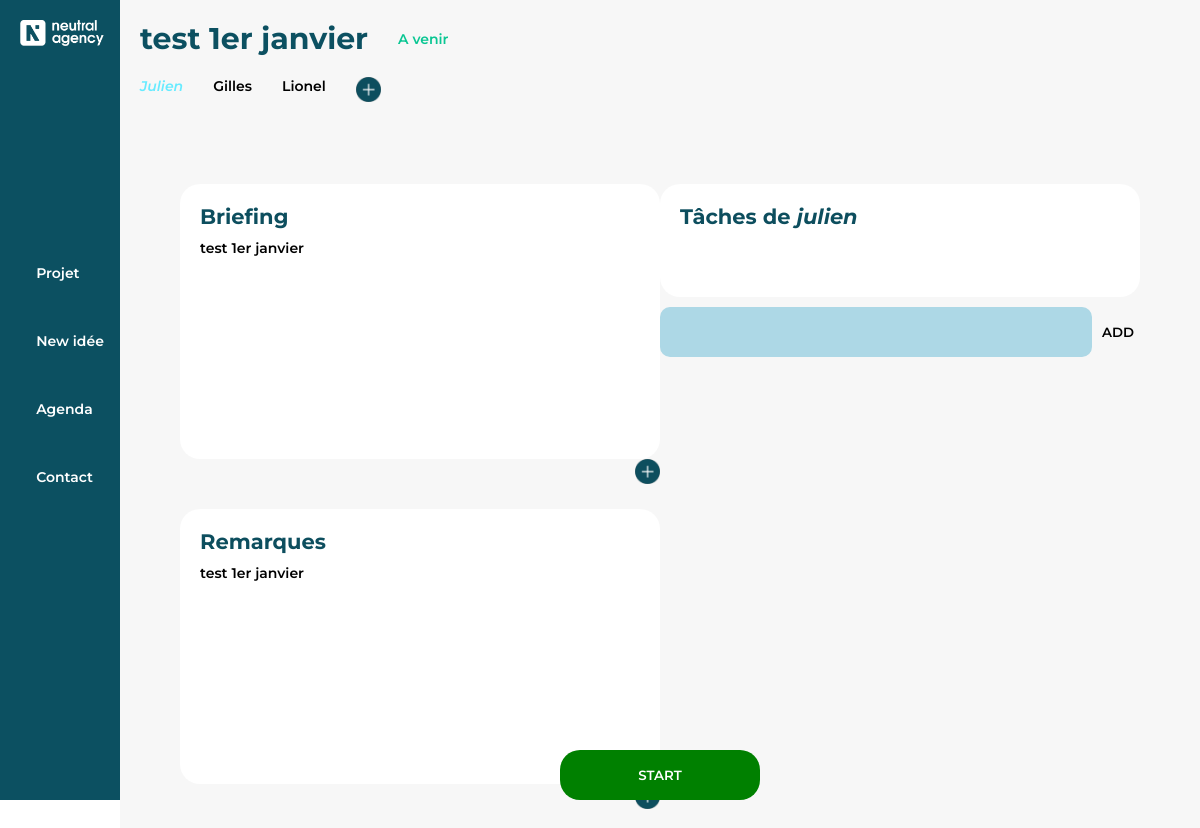
Page /php/details.php?id=72 on the earlier database version.
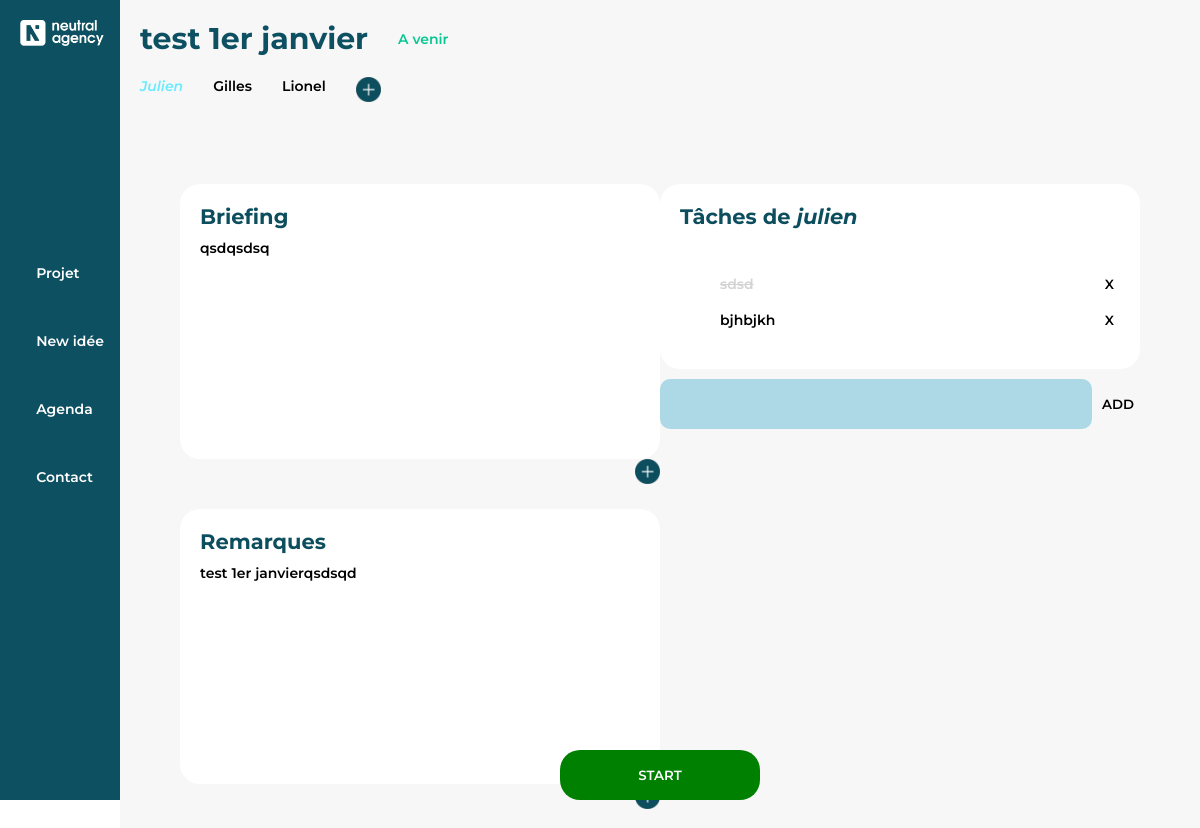
Same page on the later database version.
### tables this page shows
CREATE TABLE `projet` (
  `projet_id` int(11) NOT NULL,
  `titre` text NOT NULL,
  `description` text DEFAULT NULL,
  `remarque` text DEFAULT NULL,
  `julien` varchar(3) NOT NULL,
  `gilles` varchar(3) NOT NULL,
  `lionel` varchar(3) NOT NULL,
  `deadline` date DEFAULT NULL,
  `statut` varchar(20) NOT NULL,
  `client_id` int(11) DEFAULT NULL
);

CREATE TABLE `tache` (
  `tache_id` int(11) NOT NULL,
  `projet_id` int(11) NOT NULL,
  `utilisateur` varchar(20) NOT NULL,
  `description` text NOT NULL,
  `fait` varchar(255) NOT NULL DEFAULT 'non'
);

### php/details.php (the view, shortened to what this page needs)
<?php
require "details_components.php";
require "gettasks.php";
?>
<!DOCTYPE html>
<html lang="fr" dir="ltr">
  <head>
    <link rel="stylesheet" href="../css/style.css">
    <link rel="stylesheet" href="../css/details.css">
  </head>
  <body>
    <div class="wrapper">
      <div class="side_section bg_blue">
        <img src="../assets/Neutral_waiting.png" id="neutral_logo" alt="">
        <ul class="nav_ul list_style_none white">
          <li><a href="../projet.php">Projet</a></li>
          <li>New idée</li>
          <li>Agenda</li>
          <li>Contact</li>
        </ul>
      </div>
      <div class="project_section">
        <div class="header">
          <div class="top">
            <h1 class="blue" id="title"><?php echo $titre ?></h1>
            <p class="projectStatut"><?php echo getStatut(); ?></p>
          </div>
          <div class="bottom">
            <?php echo getUsers(); ?>
            <img src="../assets/addButton.png" id="addUserButton" alt="" />
          </div>
        </div>
        <div class="main">
          <div class="left">
            <div class="briefing">
              <h2>Briefing</h2>
              <p class="briefingOuRemarqueP briefingP"> <?php echo $description; ?></p>
              <img src="../assets/addButton.png" class="changeBriefingOuRemarqueButton modifyButton" onclick="allowBriefingAndRemarksChange()" alt="">
            </div>
            <div class="remarques">
              <h2>Remarques</h2>
              <p class="briefingOuRemarqueP remarqueP"><?php echo $remarque; ?></p>
            </div>
          </div>
          <div class="right">
            <div class="taches">
              <h2>Tâches de <em id="nameOfCurrentUserForTasks"> tous </em> </h2>
              <br>
              <ul id="listeTaches">
                <?php echo getTasks('all', $_GET['id']); ?>
              </ul>
            </div>
            <div class="addTaskDiv">
              <textarea class="textareaAddTask" name="name" ></textarea>
              <button type="button" name="button" class="addTaskButton">ADD</button>
            </div>
          </div>
          <div class="buttondiv">
            <button value="<?php echo $statut ?>" type="button" name="button" class="statut_button" onclick="<?php echo "changeStatut(".$_GET['id'].")" ?>">START</button>
          </div>
        </div>
      </div>
    </div>
  </body>
</html>

### php/details_components.php (shortened to what this page needs)
<?php
require "connection.php";
$id = $_SESSION['details_id'];
$sql = "SELECT * FROM projet WHERE projet_id = '".$id."'";
$data = $conn->query($sql);
$projectResult = $data->fetch_assoc();
$titre = $projectResult['titre'];
$description = $projectResult['description'];
$remarque = $projectResult['remarque'];
$julien = $projectResult['julien'];
$gilles = $projectResult['gilles'];
$lionel = $projectResult['lionel'];
$statut = $projectResult['statut'];
function getUsers(){
  global $julien, $gilles, $lionel, $id;
  $stringToReturn = "";
  if ($julien == 'oui') {
    $stringToReturn .= "<p id='julien' class='username'>Julien</p>";
  } else {
    $stringToReturn .= "<p id='julien' class='username hidden hiddenColor' onclick='addUser(`julien`,".$id.")'>Julien</p>";
  }
  if ($gilles == 'oui') {
    $stringToReturn .= "<p id='gilles' class='username'>Gilles</p>";
  } else {
    $stringToReturn .= "<p id='gilles' class='username hidden hiddenColor' onclick='addUser(`gilles`,".$id.")' >Gilles</p>";
  }
  if ($lionel == 'oui') {
    $stringToReturn .= "<p id='lionel' class='username'>Lionel</p>";
  } else {
    $stringToReturn .= "<p id='lionel' class='username hidden hiddenColor' onclick='addUser(`lionel`,".$id.")' >Lionel</p>";
  }
  return $stringToReturn;
}
?>

### php/gettasks.php (shortened to what this page needs)
<?php
function displayTask($task){
  echo '<br>';
  echo "<div class='taskDiv'>";
    if ($task['fait'] == 'oui'){
      echo "<p class='taskDone'>";
    } else {
      echo "<p>";
    }
      echo $task['description'];
    echo "</p>";
    echo "<button class='deleteTaskButton' value='".$task['tache_id']."'>X</button>";
  echo "</div>";
}
function getTasks($user, $projet_id) {
  require 'connection.php';
    if ($user == 'all') {
      $sql = "SELECT * FROM tache WHERE projet_id = ".$projet_id."  ";
      $result = $conn->query($sql);
    }
    else if ($user == 'julien' || $user =='gilles' || $user == 'lionel') {
    $sql = "SELECT * FROM tache WHERE utilisateur = '".$user."' AND projet_id = ". $projet_id ;
    $result = $conn->query($sql);
    }
    if ($result->num_rows > 0) {
        while($row = $result->fetch_assoc()) {
            displayTask($row);
        }
    }
}

### css/style.css (style rules this page uses)
* { margin: 0; }
body { width: 100vw; min-height: 100vh; font-family: 'Montserrat', sans-serif; font-weight: 600; font-size: 14px; }
.wrapper { width: 100%; height: 100%; display: flex; }
.bg_blue { background-color: #0c5061; }
.blue { color: #0c5061; }
.white { color : white; }
.side_section { position: sticky; top: 0; height: 100vh; width: 10%; display: flex; justify-content: center; align-items: center; }
#neutral_logo { position: absolute; top: 20px; left: 20px; width: 70%; }
.nav_ul { position: relative; right: 10px; }
.nav_ul li { margin-bottom: 50px; }
.list_style_none { list-style: none; }
.project_section { position: relative; width: 90%; display: flex; flex-direction: column; background-color: #F7F7F7; }
.project_section .header { position: relative; min-height: 10%; }
.project_section .header h1 { font-size: 30px; position: absolute; top: 20px; left: 20px; }
button { border: none; background-color: transparent; cursor:pointer; font-family: montserrat; font-weight: 600; }
.nav_ul a { color: white; text-decoration: none; }

### css/details.css (style rules this page uses)
.project_section .header { display: flex; flex-direction: column; padding: 20px; }
.project_section .header .top { display: flex; margin-bottom: 20px; }
.project_section .header .top h1 { position: relative; top: 0px; left: 0px; margin-right: 30px; }
.project_section .header .top p { display : flex; align-items: center; color : #0AC693; }
.project_section .header .bottom { display: flex; }
.project_section .header .bottom p { margin-right: 30px; }
.project_section .header .bottom img { width: 25px; cursor: pointer; }
.main { box-sizing: border-box; width: 100%; padding: 60px; display: flex; justify-content: space-between; }
.main .left { width: 40vw; }
.main .right { width: 40vw; }
.main .left .briefing { margin-bottom: 50px; }
.main .left .briefing, .main .left .remarques, .main .right .taches { position: relative; box-sizing: border-box; width: 100%; border-radius: 20px; max-height: 400px; background-color: white; word-wrap: break-word; padding-right: 20px; display: flex; flex-direction: column; padding: 20px 20px; }
.main .right .taches { overflow: scroll; overflow-x: hidden; }
.main .left h2, .main .right h2 { position: relative; color: #0D4E5E; margin-bottom: 10px; }
.main .left p, .main .left textarea { position: relative; color: black; font-family: 'Montserrat', sans-serif; font-weight: 600; overflow:scroll; height: 200px; text-align: justify; }
.buttondiv { position: absolute; left: 50%; bottom: 40px; }
.buttondiv button { width: 200px; background-color: green; min-height: 50px; border-radius: 20px; color: white; position: relative; left: -50%; }
.changeBriefingOuRemarqueButton { position: absolute; bottom: -25px; right: 0px; width: 25px; cursor: pointer; }
.username { cursor: pointer; }
.selectedForTasks { color: #68ebff; font-style: italic; }
.addTaskDiv { width: 100%; display: flex; justify-content: space-between; position: relative; top: 10px; }
.textareaAddTask { width: 90%; height: 50px; resize: none; border:none; background-color: lightblue; border-radius: 10px; }
#listeTaches { padding-bottom: 20px; }
.taskDiv { display: flex; justify-content: space-between; }
.taskDiv p { word-break: break-all; cursor: pointer; }
.taskDone { text-decoration: line-through; color: lightgrey; }

Differences in the rows shown:
changed projet "test 1er janvier": description "test 1er janvier" → "qsdqsdsq"; remarque "test 1er janvier" → "test 1er janvierqsdsqd"
added tache: description "sdsd", $task['tache_id'] 134 (drawn)
added tache: description "bjhbjkh", $task['tache_id'] 137 (drawn)
